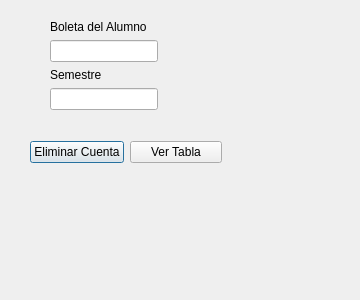
<?xml version="1.0" encoding="UTF-8"?>
<ui version="4.0">
 <class>Dialog</class>
 <widget class="QDialog" name="Dialog">
  <property name="geometry">
   <rect>
    <x>0</x>
    <y>0</y>
    <width>360</width>
    <height>300</height>
   </rect>
  </property>
  <property name="maximumSize">
   <size>
    <width>360</width>
    <height>300</height>
   </size>
  </property>
  <property name="windowTitle">
   <string>Borrar Cuenta</string>
  </property>
  <widget class="QWidget" name="layoutWidget">
   <property name="geometry">
    <rect>
     <x>50</x>
     <y>20</y>
     <width>133</width>
     <height>96</height>
    </rect>
   </property>
   <layout class="QFormLayout" name="formLayout">
    <item row="0" column="0">
     <widget class="QLabel" name="label">
      <property name="text">
       <string>Boleta del Alumno</string>
      </property>
     </widget>
    </item>
    <item row="1" column="0">
     <widget class="QLineEdit" name="Boleta"/>
    </item>
    <item row="2" column="0">
     <widget class="QLabel" name="label_2">
      <property name="text">
       <string>Semestre</string>
      </property>
     </widget>
    </item>
    <item row="3" column="0">
     <widget class="QLineEdit" name="Semestre"/>
    </item>
   </layout>
  </widget>
  <widget class="QWidget" name="layoutWidget">
   <property name="geometry">
    <rect>
     <x>30</x>
     <y>140</y>
     <width>192</width>
     <height>25</height>
    </rect>
   </property>
   <layout class="QHBoxLayout" name="horizontalLayout">
    <item>
     <widget class="QPushButton" name="Borrar">
      <property name="text">
       <string>Eliminar Cuenta</string>
      </property>
     </widget>
    </item>
    <item>
     <widget class="QPushButton" name="Ver">
      <property name="text">
       <string>Ver Tabla</string>
      </property>
     </widget>
    </item>
   </layout>
  </widget>
 </widget>
 <resources/>
 <connections/>
</ui>
